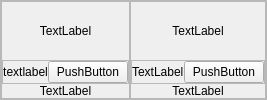
                            <widget class="QFrame" name="frame_85">
                             <property name="frameShape">
                              <enum>QFrame::StyledPanel</enum>
                             </property>
                             <property name="frameShadow">
                              <enum>QFrame::Raised</enum>
                             </property>
                             <layout class="QHBoxLayout" name="horizontalLayout_55">
                              <property name="spacing">
                               <number>0</number>
                              </property>
                              <property name="leftMargin">
                               <number>0</number>
                              </property>
                              <property name="topMargin">
                               <number>0</number>
                              </property>
                              <property name="rightMargin">
                               <number>0</number>
                              </property>
                              <property name="bottomMargin">
                               <number>0</number>
                              </property>
                              <item>
                               <widget class="QFrame" name="frame_86">
                                <property name="frameShape">
                                 <enum>QFrame::StyledPanel</enum>
                                </property>
                                <property name="frameShadow">
                                 <enum>QFrame::Raised</enum>
                                </property>
                                <layout class="QVBoxLayout" name="verticalLayout_31">
                                 <property name="spacing">
                                  <number>0</number>
                                 </property>
                                 <property name="leftMargin">
                                  <number>0</number>
                                 </property>
                                 <property name="topMargin">
                                  <number>0</number>
                                 </property>
                                 <property name="rightMargin">
                                  <number>0</number>
                                 </property>
                                 <property name="bottomMargin">
                                  <number>0</number>
                                 </property>
                                 <item>
                                  <widget class="QLabel" name="label_83">
                                   <property name="text">
                                    <string>TextLabel</string>
                                   </property>
                                   <property name="alignment">
                                    <set>Qt::AlignCenter</set>
                                   </property>
                                  </widget>
                                 </item>
                                 <item>
                                  <widget class="QFrame" name="frame_87">
                                   <property name="sizePolicy">
                                    <sizepolicy hsizetype="Preferred" vsizetype="Maximum">
                                     <horstretch>0</horstretch>
                                     <verstretch>0</verstretch>
                                    </sizepolicy>
                                   </property>
                                   <property name="styleSheet">
                                    <string notr="true"/>
                                   </property>
                                   <property name="frameShape">
                                    <enum>QFrame::StyledPanel</enum>
                                   </property>
                                   <property name="frameShadow">
                                    <enum>QFrame::Raised</enum>
                                   </property>
                                   <layout class="QHBoxLayout" name="horizontalLayout_56">
                                    <property name="spacing">
                                     <number>0</number>
                                    </property>
                                    <property name="leftMargin">
                                     <number>0</number>
                                    </property>
                                    <property name="topMargin">
                                     <number>0</number>
                                    </property>
                                    <property name="rightMargin">
                                     <number>0</number>
                                    </property>
                                    <property name="bottomMargin">
                                     <number>0</number>
                                    </property>
                                    <item>
                                     <widget class="QLabel" name="label_84">
                                      <property name="sizePolicy">
                                       <sizepolicy hsizetype="Maximum" vsizetype="Maximum">
                                        <horstretch>0</horstretch>
                                        <verstretch>0</verstretch>
                                       </sizepolicy>
                                      </property>
                                      <property name="text">
                                       <string>textlabel</string>
                                      </property>
                                      <property name="alignment">
                                       <set>Qt::AlignCenter</set>
                                      </property>
                                     </widget>
                                    </item>
                                    <item>
                                     <widget class="QPushButton" name="pushButton_13">
                                      <property name="sizePolicy">
                                       <sizepolicy hsizetype="Maximum" vsizetype="Maximum">
                                        <horstretch>0</horstretch>
                                        <verstretch>0</verstretch>
                                       </sizepolicy>
                                      </property>
                                      <property name="text">
                                       <string>PushButton</string>
                                      </property>
                                      <property name="iconSize">
                                       <size>
                                        <width>16</width>
                                        <height>16</height>
                                       </size>
                                      </property>
                                      <property name="autoDefault">
                                       <bool>false</bool>
                                      </property>
                                      <property name="default">
                                       <bool>false</bool>
                                      </property>
                                      <property name="flat">
                                       <bool>false</bool>
                                      </property>
                                     </widget>
                                    </item>
                                   </layout>
                                  </widget>
                                 </item>
                                 <item>
                                  <widget class="QLabel" name="label_85">
                                   <property name="sizePolicy">
                                    <sizepolicy hsizetype="Preferred" vsizetype="Maximum">
                                     <horstretch>0</horstretch>
                                     <verstretch>0</verstretch>
                                    </sizepolicy>
                                   </property>
                                   <property name="text">
                                    <string>TextLabel</string>
                                   </property>
                                   <property name="alignment">
                                    <set>Qt::AlignCenter</set>
                                   </property>
                                  </widget>
                                 </item>
                                </layout>
                               </widget>
                              </item>
                              <item>
                               <widget class="QFrame" name="frame_88">
                                <property name="frameShape">
                                 <enum>QFrame::StyledPanel</enum>
                                </property>
                                <property name="frameShadow">
                                 <enum>QFrame::Raised</enum>
                                </property>
                                <layout class="QVBoxLayout" name="verticalLayout_32">
                                 <property name="spacing">
                                  <number>0</number>
                                 </property>
                                 <property name="leftMargin">
                                  <number>0</number>
                                 </property>
                                 <property name="topMargin">
                                  <number>0</number>
                                 </property>
                                 <property name="rightMargin">
                                  <number>0</number>
                                 </property>
                                 <property name="bottomMargin">
                                  <number>0</number>
                                 </property>
                                 <item>
                                  <widget class="QLabel" name="label_86">
                                   <property name="text">
                                    <string>TextLabel</string>
                                   </property>
                                   <property name="alignment">
                                    <set>Qt::AlignCenter</set>
                                   </property>
                                  </widget>
                                 </item>
                                 <item>
                                  <widget class="QFrame" name="frame_89">
                                   <property name="sizePolicy">
                                    <sizepolicy hsizetype="Preferred" vsizetype="Maximum">
                                     <horstretch>0</horstretch>
                                     <verstretch>0</verstretch>
                                    </sizepolicy>
                                   </property>
                                   <property name="frameShape">
                                    <enum>QFrame::StyledPanel</enum>
                                   </property>
                                   <property name="frameShadow">
                                    <enum>QFrame::Raised</enum>
                                   </property>
                                   <layout class="QHBoxLayout" name="horizontalLayout_57">
                                    <property name="spacing">
                                     <number>0</number>
                                    </property>
                                    <property name="leftMargin">
                                     <number>0</number>
                                    </property>
                                    <property name="topMargin">
                                     <number>0</number>
                                    </property>
                                    <property name="rightMargin">
                                     <number>0</number>
                                    </property>
                                    <property name="bottomMargin">
                                     <number>0</number>
                                    </property>
                                    <item>
                                     <widget class="QLabel" name="label_87">
                                      <property name="sizePolicy">
                                       <sizepolicy hsizetype="Maximum" vsizetype="Maximum">
                                        <horstretch>0</horstretch>
                                        <verstretch>0</verstretch>
                                       </sizepolicy>
                                      </property>
                                      <property name="text">
                                       <string>TextLabel</string>
                                      </property>
                                     </widget>
                                    </item>
                                    <item>
                                     <widget class="QPushButton" name="pushButton_14">
                                      <property name="sizePolicy">
                                       <sizepolicy hsizetype="Maximum" vsizetype="Maximum">
                                        <horstretch>0</horstretch>
                                        <verstretch>0</verstretch>
                                       </sizepolicy>
                                      </property>
                                      <property name="text">
                                       <string>PushButton</string>
                                      </property>
                                     </widget>
                                    </item>
                                   </layout>
                                  </widget>
                                 </item>
                                 <item>
                                  <widget class="QLabel" name="label_88">
                                   <property name="sizePolicy">
                                    <sizepolicy hsizetype="Preferred" vsizetype="Maximum">
                                     <horstretch>0</horstretch>
                                     <verstretch>0</verstretch>
                                    </sizepolicy>
                                   </property>
                                   <property name="text">
                                    <string>TextLabel</string>
                                   </property>
                                   <property name="alignment">
                                    <set>Qt::AlignCenter</set>
                                   </property>
                                  </widget>
                                 </item>
                                </layout>
                               </widget>
                              </item>
                             </layout>
                            </widget>
